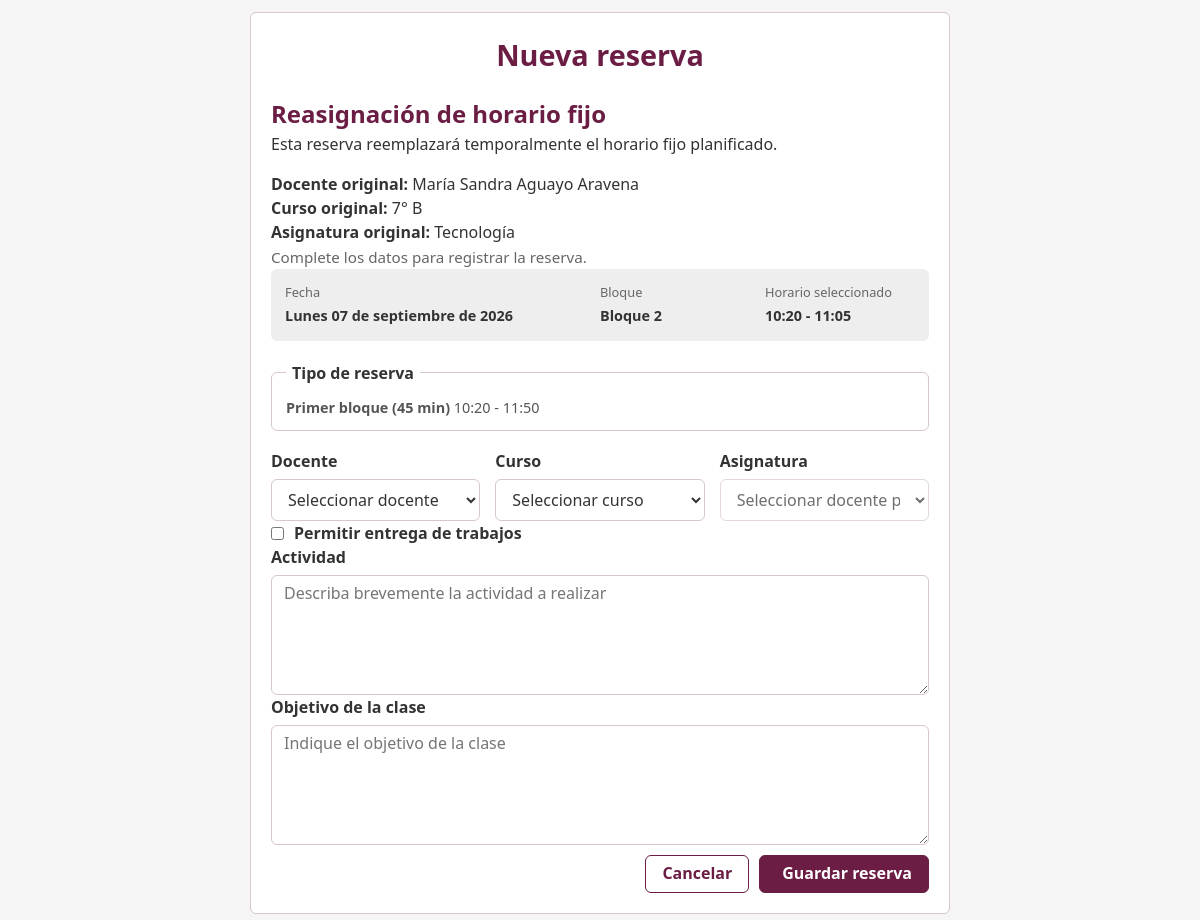
The app's page /modules/reservas/agregar.php?modo=reasignar&horario_fijo_ocurrencia_id=1084 (signed in) with its own data.
### tables this page shows
CREATE TABLE `horarios_fijos_ocurrencias` (
  `id` int(11) NOT NULL,
  `horario_fijo_id` int(10) UNSIGNED NOT NULL,
  `fecha` date NOT NULL,
  `estado` enum('pendiente','utilizada','no_utilizada','reasignada') NOT NULL DEFAULT 'pendiente',
  `docente_id` int(11) DEFAULT NULL,
  `curso_id` int(11) DEFAULT NULL,
  `asignatura_id` int(11) DEFAULT NULL,
  `usuario_id` int(11) DEFAULT NULL,
  `observaciones` text DEFAULT NULL,
  `fecha_confirmacion` datetime DEFAULT NULL,
  `reserva_id` int(11) DEFAULT NULL
);

CREATE TABLE `cursos` (
  `id` int(11) NOT NULL,
  `nombre_curso` varchar(10) NOT NULL DEFAULT '',
  `modalidad` enum('asignatura','taller') DEFAULT 'asignatura'
);

CREATE TABLE `asignaturas` (
  `id` int(11) NOT NULL,
  `asignatura_nombre` varchar(50) NOT NULL,
  `modalidad` enum('asignatura','taller') DEFAULT 'asignatura'
);

CREATE TABLE `bloques` (
  `id` int(11) NOT NULL,
  `numero_bloque` int(11) NOT NULL,
  `hora_inicio` time NOT NULL,
  `hora_termino` time NOT NULL
);

CREATE TABLE `horarios_fijos` (
  `id` int(10) UNSIGNED NOT NULL,
  `dia_semana` tinyint(3) UNSIGNED NOT NULL,
  `bloque_id` int(11) NOT NULL,
  `tipo` enum('completo','sub1','sub2') NOT NULL,
  `docente_id` int(11) NOT NULL,
  `curso_id` int(11) NOT NULL,
  `asignatura_id` int(11) NOT NULL,
  `activo` tinyint(1) NOT NULL DEFAULT 1,
  `fecha_inicio` date NOT NULL,
  `fecha_fin` date DEFAULT NULL,
  `observaciones` text DEFAULT NULL,
  `modalidad` enum('asignatura','taller') DEFAULT NULL
);

### includes/reservas_funciones.php (called while the page is built, shortened)
<?php
function formatearFechaLarga(string $fecha): string
{
    $dias = [
        'Sunday'    => 'Domingo',
        'Monday'    => 'Lunes',
        'Tuesday'   => 'Martes',
        'Wednesday' => 'Miércoles',
        'Thursday'  => 'Jueves',
        'Friday'    => 'Viernes',
        'Saturday'  => 'Sábado'
    ];
    $meses = [
        1 => 'enero',
        2 => 'febrero',
        3 => 'marzo',
        4 => 'abril',
        5 => 'mayo',
        6 => 'junio',
        7 => 'julio',
        8 => 'agosto',
        9 => 'septiembre',
        10 => 'octubre',
        11 => 'noviembre',
        12 => 'diciembre'
    ];
    $timestamp = strtotime($fecha);
    return sprintf(
        '%s %02d de %s de %d',
        $dias[date('l', $timestamp)],
        date('d', $timestamp),
        $meses[(int)date('n', $timestamp)],
        date('Y', $timestamp)
    );
}
function obtenerBloque(
    mysqli $conexion,
    int $bloqueId
): ?array {
    $sql = "
        SELECT
            id,
            numero_bloque,
            hora_inicio,
            hora_termino
        FROM bloques
        WHERE id = ?
    ";
    $stmt = $conexion->prepare($sql);
    $stmt->bind_param(
        "i",
        $bloqueId
    );
    $stmt->execute();
    $resultado = $stmt->get_result();
    $bloque = $resultado->fetch_assoc();
    return $bloque ?: null;
}
function obtenerHorarioReserva(
    array $bloque,
    string $tipoReserva
): string {
    $horaInicio = substr($bloque['hora_inicio'], 0, 5);
    $horaTermino = substr($bloque['hora_termino'], 0, 5);
    $inicio = strtotime($bloque['hora_inicio']);
    $termino = strtotime($bloque['hora_termino']);
    $horaMedia = date(
        'H:i',
        $inicio + (($termino - $inicio) / 2)
    );
    switch ($tipoReserva) {
        case 'sub1':
            return $horaInicio . ' - ' . $horaMedia;
        case 'sub2':
            return $horaMedia . ' - ' . $horaTermino;
        default:
            return $horaInicio . ' - ' . $horaTermino;
    }
}
?>
<?php
function obtenerOcurrenciaHorarioFijo(
    mysqli $conexion,
    int $ocurrenciaId
): ?array {
    $sql = "
        SELECT
            hfo.id,
            hfo.horario_fijo_id,
            hfo.fecha,
            hfo.estado,
            hfo.docente_id,
            hfo.curso_id,
            hfo.asignatura_id,
            hfo.usuario_id,
            hfo.reserva_id,
            hfo.observaciones,
            hfo.fecha_confirmacion,
            hf.bloque_id,
            hf.tipo,
            hf.modalidad,
            b.numero_bloque,
            b.hora_inicio,
            b.hora_termino,
            CONCAT(d.nombres, ' ', d.apellidos) AS docente,
            c.nombre_curso,
            a.asignatura_nombre
        FROM horarios_fijos_ocurrencias hfo
        INNER JOIN horarios_fijos hf
            ON hf.id = hfo.horario_fijo_id
        INNER JOIN bloques b
            ON b.id = hf.bloque_id
        INNER JOIN docentes d
            ON d.id = hfo.docente_id
        INNER JOIN cursos c
            ON c.id = hfo.curso_id
        INNER JOIN asignaturas a
            ON a.id = hfo.asignatura_id
        WHERE hfo.id = ?
        LIMIT 1
    ";
    $stmt = $conexion->prepare($sql);
    $stmt->bind_param(
        "i",
        $ocurrenciaId
    );
    $stmt->execute();
    $resultado = $stmt->get_result();
    $ocurrencia = $resultado->fetch_assoc();
    return $ocurrencia ?: null;
}

### modules/reservas/agregar.php (the view, shortened to what this page needs)
<?php
require_once '../../config/database.php';
require_once '../../includes/reservas_funciones.php';
$modo = $_GET['modo'] ?? 'normal';
$ocurrenciaId = isset($_GET['horario_fijo_ocurrencia_id'])
    ? (int) $_GET['horario_fijo_ocurrencia_id']
    : 0;
$fecha = $_GET['fecha'] ?? '';
$bloqueId = isset($_GET['bloque'])
    ? (int) $_GET['bloque']
    : 0;
$tipoReserva = $_GET['tipo'] ?? 'completo';
$ocurrenciaHorarioFijo = null;
if ($modo === 'reasignar') {
    $ocurrenciaHorarioFijo =
        obtenerOcurrenciaHorarioFijo(
            $conexion,
            $ocurrenciaId
        );
    $fecha = $ocurrenciaHorarioFijo['fecha'];
    $bloqueId =
        (int) $ocurrenciaHorarioFijo['bloque_id'];
    $tipoReserva =
        $ocurrenciaHorarioFijo['tipo'];
} else {
    if ($fecha === '' || $bloqueId <= 0) {
        die('Parámetros inválidos.');
    }
}
$bloque = obtenerBloque(
    $conexion,
    $bloqueId
);
$horaInicio = substr($bloque['hora_inicio'], 0, 5);
$horaTermino = substr($bloque['hora_termino'], 0, 5);
$horario = obtenerHorarioReserva(
    $bloque,
    $tipoReserva
);
?>
<link rel="stylesheet" href="../../assets/css/estilos.css">
<link rel="stylesheet" href="../../assets/css/botones.css">
<link rel="stylesheet" href="../../assets/css/formularios.css">
<link rel="stylesheet" href="../../assets/css/tablas.css">
<link rel="stylesheet" href="../../assets/css/reservas.css">
<link rel="stylesheet" href="../../assets/css/agenda_mockup.css">
<div class="contenedor-formulario">
    <h1>Nueva reserva</h1>
    <?php if ($modo === 'reasignar'): ?>
        <div class="agenda-reasignacion">
            <h2>Reasignación de horario fijo</h2>
            <p>
                Esta reserva reemplazará temporalmente
                el horario fijo planificado.
            </p>
            <div class="agenda-reasignacion-datos">
                <div>
                    <strong>Docente original:</strong>
                    <?= htmlspecialchars(
                        $ocurrenciaHorarioFijo['docente']
                    ); ?>
                </div>
                <div>
                    <strong>Curso original:</strong>
                    <?= htmlspecialchars(
                        $ocurrenciaHorarioFijo['nombre_curso']
                    ); ?>
                </div>
                <div>
                    <strong>Asignatura original:</strong>
                    <?= htmlspecialchars(
                        $ocurrenciaHorarioFijo['asignatura_nombre']
                    ); ?>
                </div>
            </div>
        </div>
    <?php endif; ?>
    <p class="agenda-subtitulo">
        Complete los datos para registrar la reserva.
    </p>
    <form
        action="guardar.php"
        method="post"
        autocomplete="off" class="agenda-form">
        <div class="grupo-formulario">
            <div class="agenda-resumen-seleccion">
                <div class="agenda-resumen-item">
                    <span class="agenda-resumen-label">
                        Fecha
                    </span>
                    <strong>
                        <?= formatearFechaLarga($fecha); ?>
                    </strong>
                </div>
                <div class="agenda-resumen-item">
                    <span class="agenda-resumen-label">
                        Bloque
                    </span>
                    <strong>
                        Bloque <?= $bloque['numero_bloque']; ?>
                    </strong>
                </div>
                <div class="agenda-resumen-item">
                    <span class="agenda-resumen-label">
                        Horario seleccionado
                    </span>
                    <strong>
                        <?= htmlspecialchars($horario); ?>
                    </strong>
                </div>
            </div>
            <fieldset class="agenda-tipo-reserva">
                <legend>Tipo de reserva</legend>
                <?php if ($modo === 'reasignar'): ?>
                    <div class="agenda-reserva-info">
                        <strong>
                            <?php
                            if ($tipoReserva === 'completo') {
                                echo 'Bloque completo';
                            } elseif ($tipoReserva === 'sub1') {
                                echo 'Primer bloque (45 min)';
                            } elseif ($tipoReserva === 'sub2') {
                                echo 'Segundo bloque (45 min)';
                            }
                            ?>
                        </strong>
                        <span>
                            <?= htmlspecialchars($horaInicio); ?>
                            -
                            <?= htmlspecialchars($horaTermino); ?>
                        </span>
                    </div>
                <?php endif; ?>
            </fieldset>
            <div class="agenda-form-grid">
                <div class="grupo-formulario">
                    <label for="docente">
                        Docente
                    </label>
                    <select
                        id="docente_id"
                        name="docente_id"
                        required>
                        <option value="">
                            Seleccionar docente
                        </option>
                    </select>
                </div>
                <div class="grupo-formulario">
                    <label for="curso_id">
                        Curso
                    </label>
                    <select
                        id="curso_id"
                        name="curso_id"
                        required>
                        <option value="">
                            Seleccionar curso
                        </option>
                    </select>
                </div>
                <div class="grupo-formulario">
                    <label for="asignatura">
                        Asignatura
                    </label>
                    <select
                        id="asignatura_id"
                        name="asignatura_id"
                        required
                        disabled>
                        <option value="">
                            Seleccionar docente primero
                        </option>
                    </select>
                </div>
            </div>
            <div class="agenda-entrega">
                <div class="grupo-checkbox">
                    <label>
                        <input
                            type="checkbox"
                            id="permite_entrega"
                            name="permite_entrega"
                            value="1">
                        Permitir entrega de trabajos
                    </label>
                </div>
            </div>
            <div class="grupo-formulario agenda-form-actividad">
                <label for="actividad">
                    Actividad
                </label>
                <textarea
                    id="actividad"
                    name="actividad"
                    rows="3"
                    maxlength="150"
                    placeholder="Describa brevemente la actividad a realizar"></textarea>
            </div>
            <div class="grupo-formulario agenda-form-objetivo">
                <label for="objetivo_clase">
                    Objetivo de la clase
                </label>
                <textarea
                    id="objetivo_clase"
                    name="objetivo_clase"
                    rows="3"
                    placeholder="Indique el objetivo de la clase"></textarea>
            </div>
            <div class="botones">
                <a
                    href="agenda.php"
                    class="btn btn-secundario">
                    Cancelar
                </a>
                <button
                    type="submit"
                    class="btn btn-primario">
                    Guardar reserva
                </button>
            </div>
    </form>
</div>

### assets/css/estilos.css (style rules this page uses)
* { margin: 0; padding: 0; box-sizing: border-box; }
h1, h2, h3, h4, h5, h6 { color: var(--color-primario); font-weight: 600; }
p { margin-bottom: 1rem; }
a { color: var(--color-primario); text-decoration: none; transition: color 0.2s ease; }

### assets/css/botones.css (style rules this page uses)
.botones { display: flex; justify-content: flex-end; gap: 10px; margin-top: 10px; }
.btn { display: inline-flex; align-items: center; justify-content: center; padding: 8px 16px; font-family: inherit; font-size: inherit; line-height: 1.2; font-weight: 600; text-decoration: none; white-space: nowrap; cursor: pointer; border: 1px solid transparent; border-radius: var(--radio-borde); box-sizing: border-box; transition: background-color 0.2s ease, border-color 0.2s ease, color 0.2s ease, box-shadow 0.2s ease; }
.btn-primario { color: var(--color-fondo); background-color: var(--color-primario); border-color: var(--color-primario); }
.btn-secundario { color: var(--color-primario); background-color: var(--color-fondo); border-color: var(--color-primario); }

### assets/css/formularios.css (style rules this page uses)
.contenedor-formulario { max-width: var(--ancho-formulario); margin: 12px auto; padding: 20px; background-color: var(--color-fondo); border: 1px solid var(--color-borde); border-radius: var(--radio-borde); box-sizing: border-box; }
.contenedor-formulario h1 { margin: 0 0 20px; text-align: center; font-size: 1.8rem; color: var(--color-primario); }
.contenedor-formulario form { display: flex; flex-direction: column; gap: 15px; }
.grupo-formulario { display: flex; flex-direction: column; }
.grupo-formulario label { margin-bottom: 6px; font-weight: 600; color: var(--color-texto); }
.grupo-formulario input, .grupo-formulario select, .grupo-formulario textarea { width: 100%; padding: 8px 12px; font-family: inherit; font-size: inherit; line-height: 1.2; color: var(--color-texto); background-color: var(--color-fondo); border: 1px solid var(--color-borde); border-radius: var(--radio-borde); box-sizing: border-box; transition: border-color 0.2s ease, box-shadow 0.2s ease; }
.grupo-formulario textarea { min-height: 120px; resize: vertical; }
.grupo-checkbox { display: flex; align-items: center; }
.grupo-checkbox label { display: flex; align-items: center; gap: 10px; margin: 0; font-weight: 600; color: var(--color-texto); cursor: pointer; }
.grupo-checkbox input[type="checkbox"] { width: auto; margin: 0; cursor: pointer; }
.botones { display: flex; justify-content: flex-end; gap: 10px; margin-top: 10px; }

### assets/css/agenda_mockup.css (style rules this page uses)
.agenda-subtitulo { margin-top: 2px; margin-bottom: 0; font-size: .95rem; color: var(--color-texto-secundario); }
.agenda-reserva-info { font-size: .90rem; color: #555; white-space: nowrap; overflow: hidden; text-overflow: ellipsis; }
.agenda-entrega { display: flex; flex-direction: column; gap: 12px; }
.agenda-resumen-seleccion { display: grid; grid-template-columns: 2fr 1fr 1fr; gap: 15px; margin-bottom: 20px; padding: 14px; background: var(--color-fondo-neutro); border-radius: var(--radio-borde); }
.agenda-resumen-item { display: flex; flex-direction: column; gap: 3px; }
.agenda-resumen-label { color: var(--color-texto-secundario); font-size: .8rem; }
.agenda-resumen-item strong { color: var(--color-texto); font-size: .9rem; }
.agenda-tipo-reserva { display: flex; gap: 25px; margin: 0 0 18px; padding: 12px 14px; border: 1px solid var(--color-borde); border-radius: var(--radio-borde); }
.agenda-tipo-reserva legend { padding: 0 6px; color: var(--color-texto); font-weight: 600; }
.agenda-form { display: flex; flex-direction: column; gap: 15px; }
.agenda-form-grid { display: grid; grid-template-columns: repeat(3, 1fr); gap: 15px; }

### records on screen
horarios_fijos_ocurrencias: curso.nombre_curso "7° B", asignatura.asignatura_nombre "Tecnología", fecha "Lunes 07 de septiembre de 2026", horario_fijo.hora_termino "10:20 - 11:05"
bloques: numero_bloque "2", hora_inicio "10:20", hora_termino "11:50"

### other values on screen
$ocurrenciaHorarioFijo['docente'] "María Sandra Aguayo Aravena"
